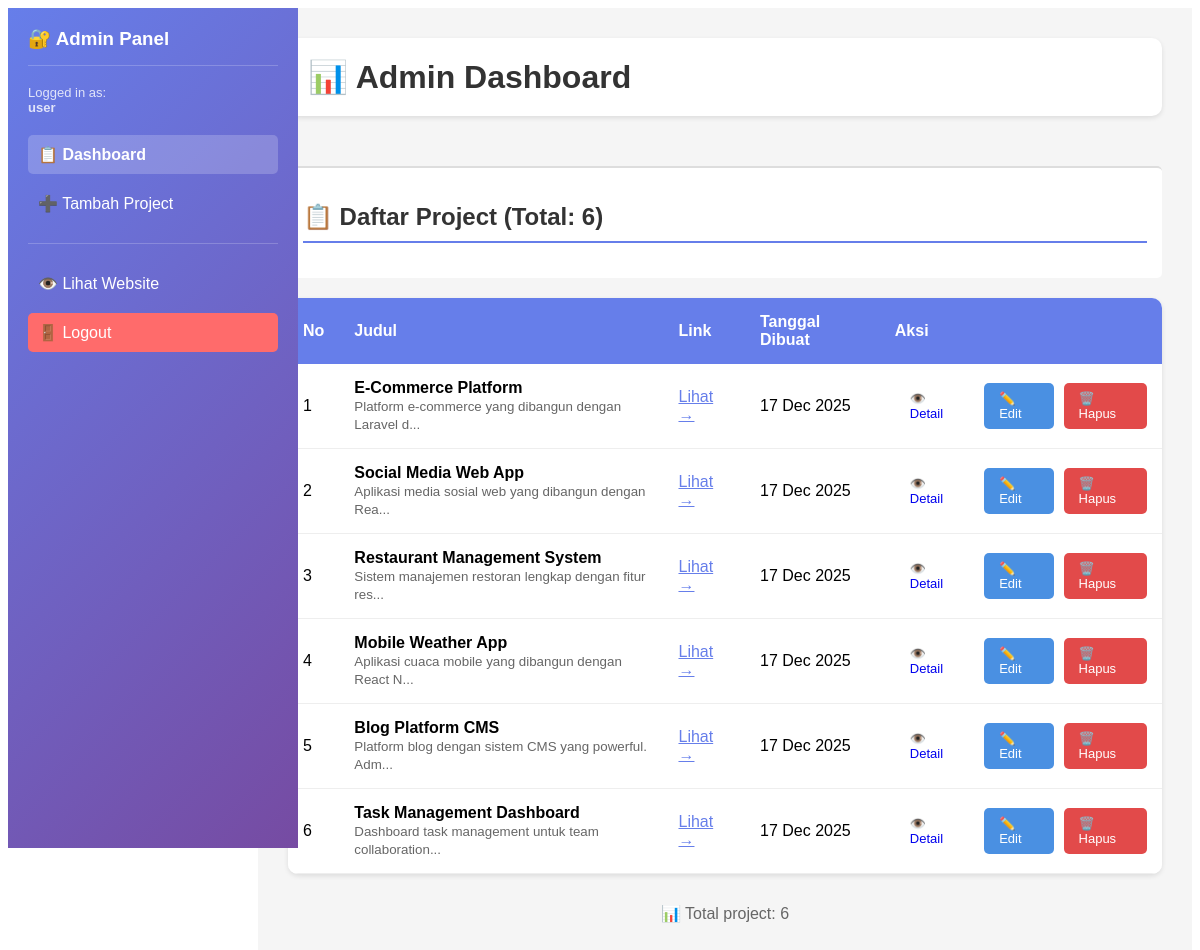
/admin.php (signed in), run on the app's committed database.
### tables this page shows
CREATE TABLE IF NOT EXISTS projects (
    id INT AUTO_INCREMENT PRIMARY KEY,
    judul VARCHAR(200) NOT NULL,
    deskripsi LONGTEXT NOT NULL,
    gambar VARCHAR(255),
    link VARCHAR(255),
    created_at TIMESTAMP DEFAULT CURRENT_TIMESTAMP,
    updated_at TIMESTAMP DEFAULT CURRENT_TIMESTAMP ON UPDATE CURRENT_TIMESTAMP
);

### admin.php (the view, shortened to what this page needs)
<?php
require_once 'db.php';
$action = isset($_GET['action']) ? $_GET['action'] : '';
$query = "SELECT id, judul, deskripsi, gambar, link, created_at FROM projects ORDER BY created_at DESC";
$result = $conn->query($query);
$projects = [];
if ($result && $result->num_rows > 0) {
    while ($row = $result->fetch_assoc()) {
        $projects[] = $row;
    }
}
?>
<!DOCTYPE html>
<html lang="id">
<head>
    <link rel="stylesheet" href="style.css">
</head>
<body>
    <div class="admin-container">
        <div class="admin-sidebar">
            <h3>🔐 Admin Panel</h3>
            <p class="user-info">Logged in as:<br><strong><?php echo htmlspecialchars($_SESSION['admin_username']); ?></strong></p>
            <ul>
                <li><a href="admin.php" class="<?php echo empty($action) ? 'active' : ''; ?>">📋 Dashboard</a></li>
                <li><a href="admin.php?action=add" class="<?php echo $action === 'add' ? 'active' : ''; ?>">➕ Tambah Project</a></li>
            </ul>
            <hr style="border: none; border-top: 1px solid rgba(255,255,255,0.2); margin: 20px 0;">
            <ul>
                <li><a href="index.php" target="_blank">👁️ Lihat Website</a></li>
                <li><a href="logout.php" class="admin-logout">🚪 Logout</a></li>
            </ul>
        </div>
        <div class="admin-content">
            <div class="admin-header">
                <h1>📊 Admin Dashboard</h1>
                <span class="user-info">Selamat datang, <?php echo htmlspecialchars($_SESSION['admin_username']); ?>!</span>
            </div>
            <div style="clear: both; margin-top: 50px; padding-top: 20px; border-top: 2px solid #ddd; background: #fff; padding: 15px; border-radius: 5px;">
                <h2 style="margin: 20px 0; color: #333; border-bottom: 2px solid #667eea; padding-bottom: 10px; font-size: 24px;">
                    📋 Daftar Project (Total: <?php echo count($projects); ?>)
                </h2>
            </div>
            <div class="projects-list">
                <table class="projects-table">
                    <thead>
                        <tr>
                            <th>No</th>
                            <th>Judul</th>
                            <th>Link</th>
                            <th>Tanggal Dibuat</th>
                            <th>Aksi</th>
                        </tr>
                    </thead>
                    <tbody>
                            <?php if (!empty($projects)): ?>
                                <?php foreach ($projects as $index => $project): ?>
                                    <tr>
                                        <td><?php echo $index + 1; ?></td>
                                        <td>
                                            <strong><?php echo htmlspecialchars($project['judul']); ?></strong><br>
                                            <small style="color: #666;">
                                                <?php
                                                $deskripsi = htmlspecialchars($project['deskripsi']);
                                                echo strlen($deskripsi) > 50 ? substr($deskripsi, 0, 50) . '...' : $deskripsi;
                                                ?>
                                            </small>
                                        </td>
                                        <td>
                                            <?php if (!empty($project['link'])): ?>
                                                <a href="<?php echo htmlspecialchars($project['link']); ?>" target="_blank" style="color: #667eea;">
                                                    Lihat →
                                                </a>
                                            <?php else: ?>
                                                <span style="color: #999;">-</span>
                                            <?php endif; ?>
                                        </td>
                                        <td><?php echo date('d M Y', strtotime($project['created_at'])); ?></td>
                                        <td>
                                            <div class="action-buttons">
                                                    <a href="projek/project-detail.php?id=<?php echo $project['id']; ?>" target="_blank" class="btn-small btn-secondary">
                                                        👁️ Detail
                                                    </a>
                                                <a href="admin.php?action=edit&id=<?php echo $project['id']; ?>" class="btn-small btn-edit">
                                                    ✏️ Edit
                                                </a>
                                                <a href="admin.php?delete_id=<?php echo $project['id']; ?>" class="btn-small btn-delete" onclick="return confirm('Yakin hapus project ini?')">
                                                    🗑️ Hapus
                                                </a>
                                            </div>
                                        </td>
                                    </tr>
                                <?php endforeach; ?>
                            <?php endif; ?>
                        </tbody>
                    </table>
                </div>
                <p style="margin-top: 20px; text-align: center; color: #666;">
                    📊 Total project: <?php echo count($projects); ?>
                </p>
        </div>
    </div>
</body>
</html>

### css/style.css (style rules this page uses)
:root { --primary: #0d6efd; --muted: #6c757d; }
body { font-family: "Poppins", sans-serif; }
html { scroll-behavior: smooth; }
body { font-family: 'Poppins', sans-serif; }

### admin.php (style rules this page uses)
.admin-container { display: block; min-height: 100vh; position: relative; }
.admin-sidebar { background: linear-gradient(135deg, #667eea 0%, #764ba2 100%); color: white; padding: 20px; position: fixed; height: 100vh; width: 250px; overflow-y: auto; }
.admin-sidebar h3 { margin-top: 0; padding-bottom: 15px; border-bottom: 1px solid rgba(255,255,255,0.2); }
.admin-sidebar ul { list-style: none; padding: 0; margin: 20px 0; }
.admin-sidebar ul li { margin-bottom: 10px; }
.admin-sidebar ul li a { color: white; text-decoration: none; display: block; padding: 10px; border-radius: 5px; transition: background 0.3s; }
.admin-sidebar ul li a.active { background: rgba(255,255,255,0.2); font-weight: bold; }
.admin-content { margin-left: 250px; padding: 30px; background: #f5f5f5; min-height: 100vh; overflow-x: auto; box-sizing: border-box; }
.admin-header { display: flex; justify-content: space-between; align-items: center; background: white; padding: 20px; border-radius: 10px; margin-bottom: 30px; box-shadow: 0 2px 5px rgba(0,0,0,0.1); }
.admin-header h1 { margin: 0; color: #333; }
.admin-logout { background: #ff6b6b; color: white; padding: 10px 20px; border: none; border-radius: 5px; cursor: pointer; text-decoration: none; transition: background 0.3s; }
.projects-list { background: white; border-radius: 10px; overflow-x: auto; box-shadow: 0 2px 5px rgba(0,0,0,0.1); margin-top: 20px; margin-bottom: 30px; visibility: visible !important; display: block !important; width: 100%; min-height: 50px; }
.projects-table { width: 100%; border-collapse: collapse; background: white; }
.projects-table thead { background: #667eea; color: white; }
.projects-table thead th { padding: 15px; text-align: left; font-weight: 600; }
.projects-table tbody tr { border-bottom: 1px solid #eee; }
.projects-table tbody td { padding: 15px; }
.action-buttons { display: flex; gap: 10px; }
.btn-small { padding: 8px 15px; font-size: 13px; border: none; border-radius: 5px; cursor: pointer; text-decoration: none; transition: 0.3s; }
.btn-edit { background: #4a90e2; color: white; }
.btn-delete { background: #e24a4a; color: white; }
.user-info { font-size: 13px; color: rgba(255,255,255,0.8); }

### data on the page
projects: judul "E-Commerce Platform", deskripsi "Platform e-commerce yang dibangun dengan Laravel d", created_at "17 Dec 2025"
projects: judul "Social Media Web App", deskripsi "Aplikasi media sosial web yang dibangun dengan Rea", created_at "17 Dec 2025"
projects: judul "Restaurant Management System", deskripsi "Sistem manajemen restoran lengkap dengan fitur res", created_at "17 Dec 2025"
projects: judul "Mobile Weather App", deskripsi "Aplikasi cuaca mobile yang dibangun dengan React N", created_at "17 Dec 2025"
projects: judul "Blog Platform CMS", deskripsi "Platform blog dengan sistem CMS yang powerful. Adm", created_at "17 Dec 2025"
projects: judul "Task Management Dashboard", deskripsi "Dashboard task management untuk team collaboration", created_at "17 Dec 2025"

### other printed values
$_SESSION['admin_username'] "user"
count($projects) "6"
